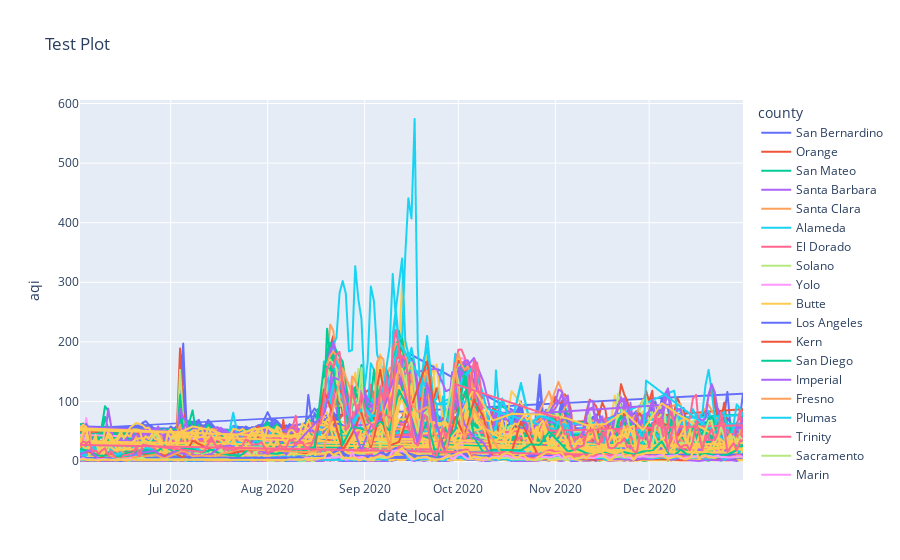

This figure's notebook cell:
### Code cell
fig = px.line(MainDF, x='date_local', y='aqi',
             color='county', 
            #  labels={
            #       "data_value": "Percent (%)",
            #       "yearstart": "Year"
            #   }, 
             title='Test Plot')
fig.show()

### Figure 1 — Plotly figure (JSON) as saved in the notebook; plotly's stock layout.template omitted (floating-point values rounded to 4 significant figures; data arrays with more than 128 entries replaced by an {"elided": "..."} marker saying what was removed)
{"data": [{"hovertemplate": "county=San Bernardino<br>date_local=%{x}<br>aqi=%{y}<extra></extra>", "legendgroup": "San Bernardino", "line": {"color": "#636efa", "dash": "solid"}, "marker": {"symbol": "circle"}, "mode": "lines", "name": "San Bernardino", "showlegend": true, "type": "scattergl", "x": {"elided": "1368 str values"}, "xaxis": "x", "y": {"elided": "1368 int values"}, "yaxis": "y"}, {"hovertemplate": "county=Orange<br>date_local=%{x}<br>aqi=%{y}<extra></extra>", "legendgroup": "Orange", "line": {"color": "#EF553B", "dash": "solid"}, "marker": {"symbol": "circle"}, "mode": "lines", "name": "Orange", "showlegend": true, "type": "scattergl", "x": {"elided": "750 str values"}, "xaxis": "x", "y": {"elided": "750 int values"}, "yaxis": "y"}, {"hovertemplate": "county=San Mateo<br>date_local=%{x}<br>aqi=%{y}<extra></extra>", "legendgroup": "San Mateo", "line": {"color": "#00cc96", "dash": "solid"}, "marker": {"symbol": "circle"}, "mode": "lines", "name": "San Mateo", "showlegend": true, "type": "scattergl", "x": {"elided": "213 str values"}, "xaxis": "x", "y": {"elided": "213 int values"}, "yaxis": "y"}, {"hovertemplate": "county=Santa Barbara<br>date_local=%{x}<br>aqi=%{y}<extra></extra>", "legendgroup": "Santa Barbara", "line": {"color": "#ab63fa", "dash": "solid"}, "marker": {"symbol": "circle"}, "mode": "lines", "name": "Santa Barbara", "showlegend": true, "type": "scattergl", "x": {"elided": "565 str values"}, "xaxis": "x", "y": {"elided": "565 int values"}, "yaxis": "y"}, {"hovertemplate": "county=Santa Clara<br>date_local=%{x}<br>aqi=%{y}<extra></extra>", "legendgroup": "Santa Clara", "line": {"color": "#FFA15A", "dash": "solid"}, "marker": {"symbol": "circle"}, "mode": "lines", "name": "Santa Clara", "showlegend": true, "type": "scattergl", "x": {"elided": "411 str values"}, "xaxis": "x", "y": {"elided": "411 int values"}, "yaxis": "y"}, {"hovertemplate": "county=Alameda<br>date_local=%{x}<br>aqi=%{y}<extra></extra>", "legendgroup": "Alameda", "line": {"color": "#19d3f3", "dash": "solid"}, "marker": {"symbol": "circle"}, "mode": "lines", "name": "Alameda", "showlegend": true, "type": "scattergl", "x": {"elided": "707 str values"}, "xaxis": "x", "y": {"elided": "707 int values"}, "yaxis": "y"}, {"hovertemplate": "county=El Dorado<br>date_local=%{x}<br>aqi=%{y}<extra></extra>", "legendgroup": "El Dorado", "line": {"color": "#FF6692", "dash": "solid"}, "marker": {"symbol": "circle"}, "mode": "lines", "name": "El Dorado", "showlegend": true, "type": "scattergl", "x": {"elided": "136 str values"}, "xaxis": "x", "y": {"elided": "136 int values"}, "yaxis": "y"}, {"hovertemplate": "county=Solano<br>date_local=%{x}<br>aqi=%{y}<extra></extra>", "legendgroup": "Solano", "line": {"color": "#B6E880", "dash": "solid"}, "marker": {"symbol": "circle"}, "mode": "lines", "name": "Solano", "showlegend": true, "type": "scattergl", "x": {"elided": "213 str values"}, "xaxis": "x", "y": {"elided": "213 int values"}, "yaxis": "y"}, {"hovertemplate": "county=Yolo<br>date_local=%{x}<br>aqi=%{y}<extra></extra>", "legendgroup": "Yolo", "line": {"color": "#FF97FF", "dash": "solid"}, "marker": {"symbol": "circle"}, "mode": "lines", "name": "Yolo", "showlegend": true, "type": "scattergl", "x": {"elided": "206 str values"}, "xaxis": "x", "y": {"elided": "206 int values"}, "yaxis": "y"}, {"hovertemplate": "county=Butte<br>date_local=%{x}<br>aqi=%{y}<extra></extra>", "legendgroup": "Butte", "line": {"color": "#FECB52", "dash": "solid"}, "marker": {"symbol": "circle"}, "mode": "lines", "name": "Butte", "showlegend": true, "type": "scattergl", "x": {"elided": "581 str values"}, "xaxis": "x", "y": {"elided": "581 int values"}, "yaxis": "y"}, {"hovertemplate": "county=Los Angeles<br>date_local=%{x}<br>aqi=%{y}<extra></extra>", "legendgroup": "Los Angeles", "line": {"color": "#636efa", "dash": "solid"}, "marker": {"symbol": "circle"}, "mode": "lines", "name": "Los Angeles", "showlegend": true, "type": "scattergl", "x": {"elided": "2552 str values"}, "xaxis": "x", "y": {"elided": "2552 int values"}, "yaxis": "y"}, {"hovertemplate": "county=Kern<br>date_local=%{x}<br>aqi=%{y}<extra></extra>", "legendgroup": "Kern", "line": {"color": "#EF553B", "dash": "solid"}, "marker": {"symbol": "circle"}, "mode": "lines", "name": "Kern", "showlegend": true, "type": "scattergl", "x": {"elided": "684 str values"}, "xaxis": "x", "y": {"elided": "684 int values"}, "yaxis": "y"}, {"hovertemplate": "county=San Diego<br>date_local=%{x}<br>aqi=%{y}<extra></extra>", "legendgroup": "San Diego", "line": {"color": "#00cc96", "dash": "solid"}, "marker": {"symbol": "circle"}, "mode": "lines", "name": "San Diego", "showlegend": true, "type": "scattergl", "x": {"elided": "1440 str values"}, "xaxis": "x", "y": {"elided": "1440 int values"}, "yaxis": "y"}, {"hovertemplate": "county=Imperial<br>date_local=%{x}<br>aqi=%{y}<extra></extra>", "legendgroup": "Imperial", "line": {"color": "#ab63fa", "dash": "solid"}, "marker": {"symbol": "circle"}, "mode": "lines", "name": "Imperial", "showlegend": true, "type": "scattergl", "x": {"elided": "376 str values"}, "xaxis": "x", "y": {"elided": "376 int values"}, "yaxis": "y"}, {"hovertemplate": "county=Fresno<br>date_local=%{x}<br>aqi=%{y}<extra></extra>", "legendgroup": "Fresno", "line": {"color": "#FFA15A", "dash": "solid"}, "marker": {"symbol": "circle"}, "mode": "lines", "name": "Fresno", "showlegend": true, "type": "scattergl", "x": {"elided": "827 str values"}, "xaxis": "x", "y": {"elided": "827 int values"}, "yaxis": "y"}, {"hovertemplate": "county=Plumas<br>date_local=%{x}<br>aqi=%{y}<extra></extra>", "legendgroup": "Plumas", "line": {"color": "#19d3f3", "dash": "solid"}, "marker": {"symbol": "circle"}, "mode": "lines", "name": "Plumas", "showlegend": true, "type": "scattergl", "x": {"elided": "553 str values"}, "xaxis": "x", "y": {"elided": "553 int values"}, "yaxis": "y"}, {"hovertemplate": "county=Trinity<br>date_local=%{x}<br>aqi=%{y}<extra></extra>", "legendgroup": "Trinity", "line": {"color": "#FF6692", "dash": "solid"}, "marker": {"symbol": "circle"}, "mode": "lines", "name": "Trinity", "showlegend": true, "type": "scattergl", "x": {"elided": "251 str values"}, "xaxis": "x", "y": {"elided": "251 int values"}, "yaxis": "y"}, {"hovertemplate": "county=Sacramento<br>date_local=%{x}<br>aqi=%{y}<extra></extra>", "legendgroup": "Sacramento", "line": {"color": "#B6E880", "dash": "solid"}, "marker": {"symbol": "circle"}, "mode": "lines", "name": "Sacramento", "showlegend": true, "type": "scattergl", "x": {"elided": "776 str values"}, "xaxis": "x", "y": {"elided": "776 int values"}, "yaxis": "y"}, {"hovertemplate": "county=Marin<br>date_local=%{x}<br>aqi=%{y}<extra></extra>", "legendgroup": "Marin", "line": {"color": "#FF97FF", "dash": "solid"}, "marker": {"symbol": "circle"}, "mode": "lines", "name": "Marin", "showlegend": true, "type": "scattergl", "x": {"elided": "281 str values"}, "xaxis": "x", "y": {"elided": "281 int values"}, "yaxis": "y"}, {"hovertemplate": "county=Inyo<br>date_local=%{x}<br>aqi=%{y}<extra></extra>", "legendgroup": "Inyo", "line": {"color": "#FECB52", "dash": "solid"}, "marker": {"symbol": "circle"}, "mode": "lines", "name": "Inyo", "showlegend": true, "type": "scattergl", "x": {"elided": "283 str values"}, "xaxis": "x", "y": {"elided": "283 int values"}, "yaxis": "y"}, {"hovertemplate": "county=Monterey<br>date_local=%{x}<br>aqi=%{y}<extra></extra>", "legendgroup": "Monterey", "line": {"color": "#636efa", "dash": "solid"}, "marker": {"symbol": "circle"}, "mode": "lines", "name": "Monterey", "showlegend": true, "type": "scattergl", "x": {"elided": "211 str values"}, "xaxis": "x", "y": {"elided": "211 int values"}, "yaxis": "y"}, {"hovertemplate": "county=Colusa<br>date_local=%{x}<br>aqi=%{y}<extra></extra>", "legendgroup": "Colusa", "line": {"color": "#EF553B", "dash": "solid"}, "marker": {"symbol": "circle"}, "mode": "lines", "name": "Colusa", "showlegend": true, "type": "scattergl", "x": {"elided": "189 str values"}, "xaxis": "x", "y": {"elided": "189 int values"}, "yaxis": "y"}, {"hovertemplate": "county=Placer<br>date_local=%{x}<br>aqi=%{y}<extra></extra>", "legendgroup": "Placer", "line": {"color": "#00cc96", "dash": "solid"}, "marker": {"symbol": "circle"}, "mode": "lines", "name": "Placer", "showlegend": true, "type": "scattergl", "x": {"elided": "806 str values"}, "xaxis": "x", "y": {"elided": "806 int values"}, "yaxis": "y"}, {"hovertemplate": "county=Tulare<br>date_local=%{x}<br>aqi=%{y}<extra></extra>", "legendgroup": "Tulare", "line": {"color": "#ab63fa", "dash": "solid"}, "marker": {"symbol": "circle"}, "mode": "lines", "name": "Tulare", "showlegend": true, "type": "scattergl", "x": {"elided": "464 str values"}, "xaxis": "x", "y": {"elided": "464 int values"}, "yaxis": "y"}, {"hovertemplate": "county=Glenn<br>date_local=%{x}<br>aqi=%{y}<extra></extra>", "legendgroup": "Glenn", "line": {"color": "#FFA15A", "dash": "solid"}, "marker": {"symbol": "circle"}, "mode": "lines", "name": "Glenn", "showlegend": true, "type": "scattergl", "x": {"elided": "204 str values"}, "xaxis": "x", "y": {"elided": "204 int values"}, "yaxis": "y"}, {"hovertemplate": "county=Mariposa<br>date_local=%{x}<br>aqi=%{y}<extra></extra>", "legendgroup": "Mariposa", "line": {"color": "#19d3f3", "dash": "solid"}, "marker": {"symbol": "circle"}, "mode": "lines", "name": "Mariposa", "showlegend": true, "type": "scattergl", "x": {"elided": "276 str values"}, "xaxis": "x", "y": {"elided": "276 int values"}, "yaxis": "y"}, {"hovertemplate": "county=Del Norte<br>date_local=%{x}<br>aqi=%{y}<extra></extra>", "legendgroup": "Del Norte", "line": {"color": "#FF6692", "dash": "solid"}, "marker": {"symbol": "circle"}, "mode": "lines", "name": "Del Norte", "showlegend": true, "type": "scattergl", "x": {"elided": "225 str values"}, "xaxis": "x", "y": {"elided": "225 int values"}, "yaxis": "y"}, {"hovertemplate": "county=Nevada<br>date_local=%{x}<br>aqi=%{y}<extra></extra>", "legendgroup": "Nevada", "line": {"color": "#B6E880", "dash": "solid"}, "marker": {"symbol": "circle"}, "mode": "lines", "name": "Nevada", "showlegend": true, "type": "scattergl", "x": {"elided": "200 str values"}, "xaxis": "x", "y": {"elided": "200 int values"}, "yaxis": "y"}, {"hovertemplate": "county=Napa<br>date_local=%{x}<br>aqi=%{y}<extra></extra>", "legendgroup": "Napa", "line": {"color": "#FF97FF", "dash": "solid"}, "marker": {"symbol": "circle"}, "mode": "lines", "name": "Napa", "showlegend": true, "type": "scattergl", "x": {"elided": "212 str values"}, "xaxis": "x", "y": {"elided": "212 int values"}, "yaxis": "y"}, {"hovertemplate": "county=Riverside<br>date_local=%{x}<br>aqi=%{y}<extra></extra>", "legendgroup": "Riverside", "line": {"color": "#FECB52", "dash": "solid"}, "marker": {"symbol": "circle"}, "mode": "lines", "name": "Riverside", "showlegend": true, "type": "scattergl", "x": {"elided": "1378 str values"}, "xaxis": "x", "y": {"elided": "1378 int values"}, "yaxis": "y"}, {"hovertemplate": "county=Contra Costa<br>date_local=%{x}<br>aqi=%{y}<extra></extra>", "legendgroup": "Contra Costa", "line": {"color": "#636efa", "dash": "solid"}, "marker": {"symbol": "circle"}, "mode": "lines", "name": "Contra Costa", "showlegend": true, "type": "scattergl", "x": {"elided": "479 str values"}, "xaxis": "x", "y": {"elided": "479 int values"}, "yaxis": "y"}, {"hovertemplate": "county=Mono<br>date_local=%{x}<br>aqi=%{y}<extra></extra>", "legendgroup": "Mono", "line": {"color": "#EF553B", "dash": "solid"}, "marker": {"symbol": "circle"}, "mode": "lines", "name": "Mono", "showlegend": true, "type": "scattergl", "x": ["2020-06-02T00:00:00", "2020-06-05T00:00:00", "2020-06-08T00:00:00", "2020-06-11T00:00:00", "2020-06-14T00:00:00", "2020-06-17T00:00:00", "2020-06-20T00:00:00", "2020-06-23T00:00:00", "2020-06-26T00:00:00", "2020-06-29T00:00:00", "2020-07-02T00:00:00", "2020-07-05T00:00:00", "2020-07-08T00:00:00", "2020-07-17T00:00:00", "2020-07-20T00:00:00", "2020-07-26T00:00:00", "2020-08-04T00:00:00", "2020-08-07T00:00:00", "2020-08-10T00:00:00", "2020-08-13T00:00:00", "2020-08-16T00:00:00", "2020-08-19T00:00:00", "2020-08-22T00:00:00", "2020-08-25T00:00:00", "2020-08-28T00:00:00", "2020-08-31T00:00:00", "2020-09-03T00:00:00", "2020-09-06T00:00:00", "2020-09-09T00:00:00", "2020-09-12T00:00:00", "2020-09-21T00:00:00", "2020-09-24T00:00:00", "2020-09-27T00:00:00", "2020-09-30T00:00:00", "2020-10-03T00:00:00", "2020-10-06T00:00:00", "2020-10-09T00:00:00", "2020-10-12T00:00:00", "2020-10-15T00:00:00", "2020-10-18T00:00:00", "2020-10-21T00:00:00", "2020-10-24T00:00:00", "2020-10-27T00:00:00", "2020-10-30T00:00:00", "2020-11-02T00:00:00", "2020-11-08T00:00:00", "2020-11-14T00:00:00", "2020-11-20T00:00:00", "2020-11-23T00:00:00", "2020-11-26T00:00:00", "2020-11-29T00:00:00", "2020-12-02T00:00:00", "2020-12-05T00:00:00", "2020-12-08T00:00:00", "2020-12-11T00:00:00", "2020-12-14T00:00:00", "2020-12-17T00:00:00", "2020-12-20T00:00:00", "2020-12-26T00:00:00", "2020-12-29T00:00:00"], "xaxis": "x", "y": [12, 16, 3, 13, 4, 14, 18, 10, 15, 9, 13, 6, 34, 11, 13, 18, 20, 19, 16, 13, 18, 120, 75, 18, 45, 81, 23, 79, 26, 32, 167, 62, 15, 74, 42, 103, 74, 5, 11, 15, 66, 35, 5, 3, 8, 4, 2, 5, 4, 1, 3, 3, 3, 3, 1, 1, 0, 3, 1, 1], "yaxis": "y"}, {"hovertemplate": "county=San Benito<br>date_local=%{x}<br>aqi=%{y}<extra></extra>", "legendgroup": "San Benito", "line": {"color": "#00cc96", "dash": "solid"}, "marker": {"symbol": "circle"}, "mode": "lines", "name": "San Benito", "showlegend": true, "type": "scattergl", "x": ["2020-06-02T00:00:00", "2020-06-05T00:00:00", "2020-06-08T00:00:00", "2020-06-11T00:00:00", "2020-06-14T00:00:00", "2020-06-17T00:00:00", "2020-06-20T00:00:00", "2020-06-23T00:00:00", "2020-06-26T00:00:00", "2020-06-29T00:00:00", "2020-07-02T00:00:00", "2020-07-05T00:00:00", "2020-07-08T00:00:00", "2020-07-11T00:00:00", "2020-07-14T00:00:00", "2020-07-17T00:00:00", "2020-07-20T00:00:00", "2020-07-23T00:00:00", "2020-07-26T00:00:00", "2020-07-29T00:00:00", "2020-08-01T00:00:00", "2020-08-04T00:00:00", "2020-08-07T00:00:00", "2020-08-10T00:00:00", "2020-08-13T00:00:00", "2020-08-16T00:00:00", "2020-08-19T00:00:00", "2020-08-22T00:00:00", "2020-08-25T00:00:00", "2020-08-28T00:00:00", "2020-08-31T00:00:00", "2020-09-03T00:00:00", "2020-09-06T00:00:00", "2020-09-09T00:00:00", "2020-09-12T00:00:00", "2020-09-15T00:00:00", "2020-09-18T00:00:00", "2020-09-21T00:00:00", "2020-09-24T00:00:00", "2020-09-27T00:00:00", "2020-09-30T00:00:00", "2020-10-03T00:00:00", "2020-10-06T00:00:00", "2020-10-09T00:00:00", "2020-10-12T00:00:00", "2020-10-21T00:00:00", "2020-10-24T00:00:00", "2020-10-27T00:00:00", "2020-10-30T00:00:00", "2020-11-02T00:00:00", "2020-11-05T00:00:00", "2020-11-08T00:00:00", "2020-11-11T00:00:00", "2020-11-14T00:00:00", "2020-11-17T00:00:00", "2020-11-20T00:00:00", "2020-11-23T00:00:00", "2020-11-26T00:00:00", "2020-11-29T00:00:00", "2020-12-02T00:00:00", "2020-12-05T00:00:00", "2020-12-08T00:00:00", "2020-12-11T00:00:00", "2020-12-14T00:00:00", "2020-12-17T00:00:00", "2020-12-20T00:00:00", "2020-12-23T00:00:00", "2020-12-26T00:00:00", "2020-12-29T00:00:00"], "xaxis": "x", "y": [20, 17, 9, 9, 6, 13, 16, 13, 13, 26, 15, 21, 20, 14, 19, 12, 10, 8, 20, 20, 13, 12, 15, 20, 18, 23, 160, 152, 27, 58, 54, 49, 67, 51, 119, 88, 32, 67, 6, 33, 53, 143, 40, 14, 19, 18, 28, 27, 49, 33, 16, 20, 13, 10, 14, 8, 15, 11, 16, 17, 33, 5, 19, 8, 11, 12, 8, 11, 18], "yaxis": "y"}, {"hovertemplate": "county=Shasta<br>date_local=%{x}<br>aqi=%{y}<extra></extra>", "legendgroup": "Shasta", "line": {"color": "#ab63fa", "dash": "solid"}, "marker": {"symbol": "circle"}, "mode": "lines", "name": "Shasta", "showlegend": true, "type": "scattergl", "x": ["2020-06-02T00:00:00", "2020-06-05T00:00:00", "2020-06-08T00:00:00", "2020-06-11T00:00:00", "2020-06-14T00:00:00", "2020-06-17T00:00:00", "2020-06-20T00:00:00", "2020-06-23T00:00:00", "2020-06-26T00:00:00", "2020-06-29T00:00:00", "2020-07-02T00:00:00", "2020-07-05T00:00:00", "2020-07-08T00:00:00", "2020-07-11T00:00:00", "2020-07-14T00:00:00", "2020-07-17T00:00:00", "2020-07-20T00:00:00", "2020-07-23T00:00:00", "2020-07-26T00:00:00", "2020-07-29T00:00:00", "2020-08-01T00:00:00", "2020-08-04T00:00:00", "2020-08-07T00:00:00", "2020-08-19T00:00:00", "2020-08-22T00:00:00", "2020-08-25T00:00:00", "2020-08-28T00:00:00", "2020-08-31T00:00:00", "2020-09-03T00:00:00", "2020-09-06T00:00:00", "2020-09-12T00:00:00", "2020-09-15T00:00:00", "2020-09-18T00:00:00", "2020-09-21T00:00:00", "2020-09-24T00:00:00", "2020-09-27T00:00:00", "2020-09-30T00:00:00", "2020-10-03T00:00:00", "2020-10-06T00:00:00", "2020-10-09T00:00:00", "2020-10-12T00:00:00", "2020-10-18T00:00:00", "2020-10-21T00:00:00", "2020-10-24T00:00:00", "2020-10-30T00:00:00", "2020-11-02T00:00:00", "2020-11-05T00:00:00", "2020-11-08T00:00:00", "2020-11-11T00:00:00", "2020-11-14T00:00:00", "2020-11-20T00:00:00", "2020-11-23T00:00:00", "2020-11-26T00:00:00", "2020-11-29T00:00:00", "2020-12-02T00:00:00", "2020-12-05T00:00:00", "2020-12-08T00:00:00", "2020-12-11T00:00:00", "2020-12-14T00:00:00", "2020-12-17T00:00:00", "2020-12-20T00:00:00", "2020-12-23T00:00:00", "2020-12-26T00:00:00", "2020-12-29T00:00:00"], "xaxis": "x", "y": [11, 18, 3, 5, 4, 2, 13, 15, 17, 5, 16, 12, 10, 9, 12, 24, 26, 19, 21, 18, 12, 23, 11, 79, 141, 133, 61, 18, 59, 69, 166, 90, 28, 130, 62, 8, 117, 61, 40, 31, 3, 3, 3, 11, 13, 10, 6, 3, 6, 4, 3, 3, 2, 4, 3, 8, 2, 5, 1, 0, 2, 1, 2, 0], "yaxis": "y"}, {"hovertemplate": "county=Siskiyou<br>date_local=%{x}<br>aqi=%{y}<extra></extra>", "legendgroup": "Siskiyou", "line": {"color": "#FFA15A", "dash": "solid"}, "marker": {"symbol": "circle"}, "mode": "lines", "name": "Siskiyou", "showlegend": true, "type": "scattergl", "x": ["2020-06-11T00:00:00", "2020-06-14T00:00:00", "2020-06-23T00:00:00", "2020-06-26T00:00:00", "2020-06-29T00:00:00", "2020-07-02T00:00:00", "2020-07-05T00:00:00", "2020-07-08T00:00:00", "2020-07-11T00:00:00", "2020-07-14T00:00:00", "2020-07-17T00:00:00", "2020-07-20T00:00:00", "2020-07-23T00:00:00", "2020-08-13T00:00:00", "2020-08-16T00:00:00", "2020-08-19T00:00:00", "2020-08-22T00:00:00", "2020-08-25T00:00:00", "2020-09-03T00:00:00", "2020-09-06T00:00:00", "2020-09-09T00:00:00", "2020-09-12T00:00:00", "2020-09-15T00:00:00", "2020-09-18T00:00:00", "2020-09-21T00:00:00", "2020-09-24T00:00:00", "2020-09-27T00:00:00", "2020-09-30T00:00:00", "2020-10-03T00:00:00", "2020-10-06T00:00:00", "2020-10-15T00:00:00", "2020-10-18T00:00:00", "2020-10-21T00:00:00", "2020-10-24T00:00:00", "2020-10-27T00:00:00", "2020-10-30T00:00:00", "2020-11-02T00:00:00", "2020-11-05T00:00:00", "2020-11-08T00:00:00", "2020-11-11T00:00:00", "2020-11-14T00:00:00", "2020-11-17T00:00:00", "2020-11-20T00:00:00", "2020-11-23T00:00:00"], "xaxis": "x", "y": [11, 4, 8, 11, 4, 11, 18, 8, 9, 8, 12, 15, 20, 15, 16, 21, 88, 155, 28, 109, 18, 164, 103, 82, 91, 38, 8, 155, 38, 86, 10, 5, 5, 3, 8, 16, 14, 14, 6, 4, 7, 12, 8, 5], "yaxis": "y"}, {"hovertemplate": "county=Humboldt<br>date_local=%{x}<br>aqi=%{y}<extra></extra>", "legendgroup": "Humboldt", "line": {"color": "#19d3f3", "dash": "solid"}, "marker": {"symbol": "circle"}, "mode": "lines", "name": "Humboldt", "showlegend": true, "type": "scattergl", "x": {"elided": "213 str values"}, "xaxis": "x", "y": {"elided": "213 int values"}, "yaxis": "y"}, {"hovertemplate": "county=San Joaquin<br>date_local=%{x}<br>aqi=%{y}<extra></extra>", "legendgroup": "San Joaquin", "line": {"color": "#FF6692", "dash": "solid"}, "marker": {"symbol": "circle"}, "mode": "lines", "name": "San Joaquin", "showlegend": true, "type": "scattergl", "x": {"elided": "327 str values"}, "xaxis": "x", "y": {"elided": "327 int values"}, "yaxis": "y"}, {"hovertemplate": "county=Sonoma<br>date_local=%{x}<br>aqi=%{y}<extra></extra>", "legendgroup": "Sonoma", "line": {"color": "#B6E880", "dash": "solid"}, "marker": {"symbol": "circle"}, "mode": "lines", "name": "Sonoma", "showlegend": true, "type": "scattergl", "x": {"elided": "213 str values"}, "xaxis": "x", "y": {"elided": "213 int values"}, "yaxis": "y"}, {"hovertemplate": "county=San Francisco<br>date_local=%{x}<br>aqi=%{y}<extra></extra>", "legendgroup": "San Francisco", "line": {"color": "#FF97FF", "dash": "solid"}, "marker": {"symbol": "circle"}, "mode": "lines", "name": "San Francisco", "showlegend": true, "type": "scattergl", "x": {"elided": "213 str values"}, "xaxis": "x", "y": {"elided": "213 int values"}, "yaxis": "y"}, {"hovertemplate": "county=Stanislaus<br>date_local=%{x}<br>aqi=%{y}<extra></extra>", "legendgroup": "Stanislaus", "line": {"color": "#FECB52", "dash": "solid"}, "marker": {"symbol": "circle"}, "mode": "lines", "name": "Stanislaus", "showlegend": true, "type": "scattergl", "x": {"elided": "189 str values"}, "xaxis": "x", "y": {"elided": "189 int values"}, "yaxis": "y"}], "layout": {"legend": {"title": {"text": "county"}, "tracegroupgap": 0}, "title": {"text": "Test Plot"}, "xaxis": {"anchor": "y", "domain": [0, 1], "title": {"text": "date_local"}}, "yaxis": {"anchor": "x", "domain": [0, 1], "title": {"text": "aqi"}}}}
